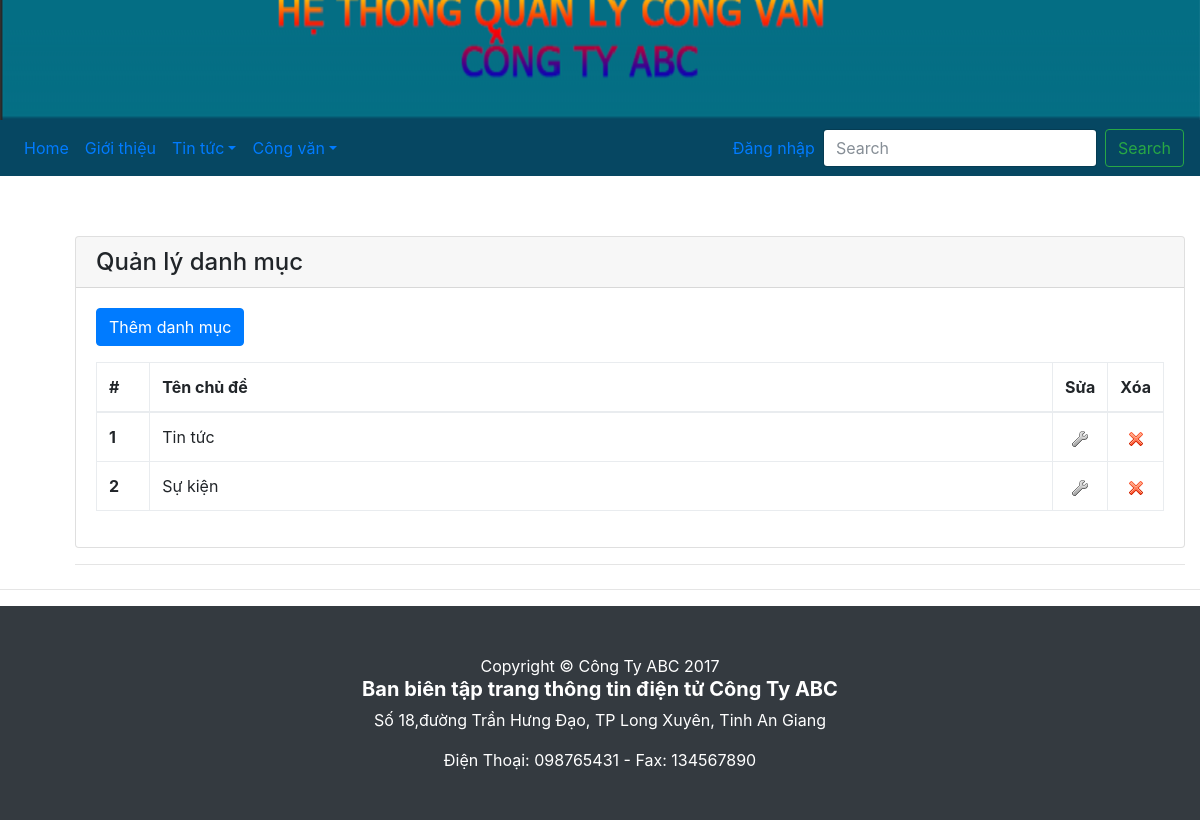
/danhmuc.php, run on an earlier commit of the app's database.
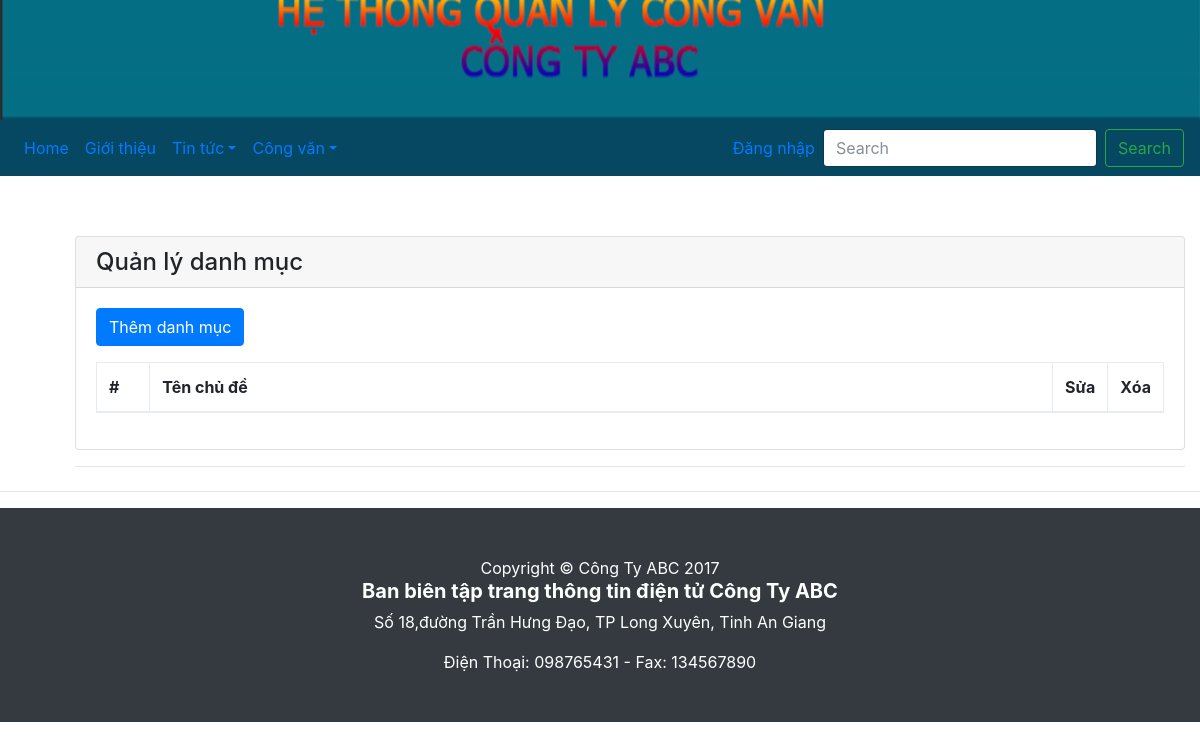
And on a later commit of the database.
### tables this page shows
CREATE TABLE IF NOT EXISTS `danhmuc` (
  `MaDM` varchar(50) NOT NULL,
  `TenDM` varchar(50) NOT NULL
);

### danhmuc.php (the view, shortened to what this page needs)
<?php
	require_once "config.php";
	$sql = "SELECT * FROM danhmuc";
	$danhsach = mysqli_query($link, $sql);
?>
<!DOCTYPE html>
<html lang="en">
	<head>
		<link rel="stylesheet" href="css/bootstrap.min.css" />
		<link rel="stylesheet" href="css/bootstrap-custom.css" />
	</head>
	<body>
			<?php include_once "navbar.php"; ?>
<div class="container" style="margin: 5% 8% 2% 5%;">
			<div class="card">
				<h4 class="card-header">Quản lý danh mục</h4>
				<div class="card-body">
					<p><a class="btn btn-primary" href="danhmuc_them.php" role="button">Thêm danh mục</a></p>
					<table class="table table-bordered table-hover table-responsive">
						<thead>
							<tr>
								<th width="5%">#</th>
								<th width="85%">Tên chủ đề</th>
								<th width="5%">Sửa</th>
								<th width="5%">Xóa</th>
							</tr>
						</thead>
						<tbody>
							<?php
								while($dong = mysqli_fetch_array($danhsach))
								{
									echo "<tr>";
										echo "<th>{$dong['ID']}</th>";
										echo "<td>{$dong['TenDM']}</td>";
										echo "<td class='text-center'><a href='danhmuc_sua.php?id={$dong['ID']}'><img src='img/edit.png' /></a></td>";
										echo "<td class='text-center'><a onclick='return confirm(\"Bạn có muốn xóa danh muc {$dong['TenDM']} không?\");' href='danhmuc_xoa.php?id={$dong['ID']}'><img src='img/delete.png' /></a></td>";
									echo "</tr>";
								}
							?>
						</tbody>
					</table>
				</div>
			</div>
			<hr />
		</div>
<?php include_once "footer.php"; ?>
	</body>
</html>

What changed in the data, as far as the page shows it:
removed danhmuc: ID "1", TenDM "Tin tức"
removed danhmuc: ID "2", TenDM "Sự kiện"
